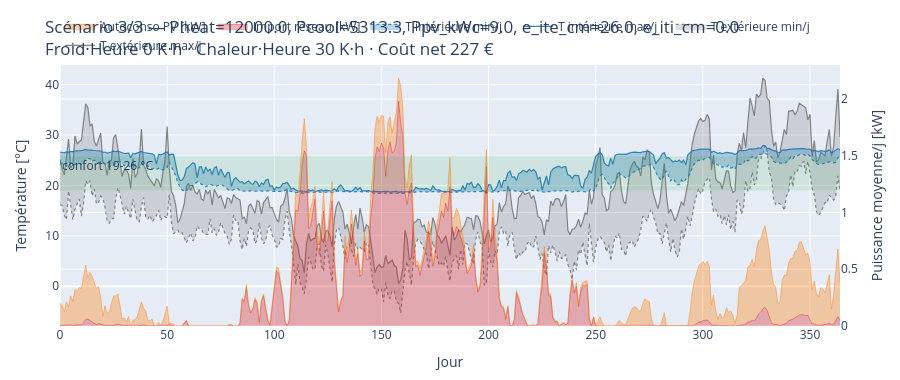

Source (notebook cell):
### Code cell
if len(selected_idx) > 2:
    idx = selected_idx[2]
    x = X[idx]
    params_txt = ", ".join(f"{n}={v:.1f}" for n, v in zip(VAR_NAMES, x))
    title = (f"Scénario 3/{len(selected_idx)} — {params_txt}<br>"
             f"Froid·Heure {F[idx, 0]:.0f} K·h · Chaleur·Heure {F[idx, 1]:.0f} K·h · Coût net {F[idx, 2]:.0f} €")
    plot_scenario(x, title).show()

### Figure 1 — Plotly figure (JSON) as saved in the notebook; plotly's stock layout.template omitted (floating-point values rounded to 4 significant figures; data arrays with more than 128 entries replaced by an {"elided": "..."} marker saying what was removed)
{"data": [{"line": {"color": "rgba(120,120,120,0.9)", "width": 1.2}, "mode": "lines", "name": "T extérieure max/j", "type": "scatter", "x": {"elided": "365 int values"}, "y": {"elided": "365 float values"}}, {"fill": "tonexty", "fillcolor": "rgba(120,120,120,0.25)", "line": {"color": "rgba(120,120,120,0.9)", "dash": "dot", "width": 1.2}, "mode": "lines", "name": "T extérieure min/j", "type": "scatter", "x": {"elided": "365 int values"}, "y": {"elided": "365 float values"}}, {"line": {"color": "rgba(31,119,180,0.9)", "width": 1.2}, "mode": "lines", "name": "T intérieure max/j", "type": "scatter", "x": {"elided": "365 int values"}, "y": {"elided": "365 float values"}}, {"fill": "tonexty", "fillcolor": "rgba(31,119,180,0.3)", "line": {"color": "rgba(31,119,180,0.9)", "dash": "dot", "width": 1.2}, "mode": "lines", "name": "T intérieure min/j", "type": "scatter", "x": {"elided": "365 int values"}, "y": {"elided": "365 float values"}}, {"fillcolor": "rgba(214,39,40,0.35)", "line": {"color": "rgba(214,39,40,0.9)", "width": 0.5}, "mode": "lines", "name": "Import réseau [kW]", "stackgroup": "power", "type": "scatter", "x": {"elided": "365 int values"}, "y": {"elided": "365 float values"}, "yaxis": "y2"}, {"fillcolor": "rgba(255,127,14,0.35)", "line": {"color": "rgba(255,127,14,0.9)", "width": 0.5}, "mode": "lines", "name": "Autoconso PV [kW]", "stackgroup": "power", "type": "scatter", "x": {"elided": "365 int values"}, "y": {"elided": "365 float values"}, "yaxis": "y2"}], "layout": {"annotations": [{"showarrow": false, "text": "confort 19-26 °C", "x": 0, "xanchor": "left", "xref": "x domain", "y": 26.0, "yanchor": "top", "yref": "y"}], "height": 380, "hovermode": "x unified", "legend": {"orientation": "h", "x": 0, "xanchor": "left", "y": 1.02, "yanchor": "bottom"}, "margin": {"b": 40, "l": 60, "r": 60, "t": 60}, "shapes": [{"fillcolor": "rgba(46,160,67,0.12)", "line": {"width": 0}, "type": "rect", "x0": 0, "x1": 1, "xref": "x domain", "y0": 19.0, "y1": 26.0, "yref": "y"}], "title": {"text": "Scénario 3/3 — Pheat=12000.0, Pcool=5313.3, Ppv_kWc=9.0, e_ite_cm=26.0, e_iti_cm=0.0<br>Froid·Heure 0 K·h · Chaleur·Heure 30 K·h · Coût net 227 €"}, "xaxis": {"title": {"text": "Jour"}}, "yaxis": {"title": {"text": "Température [°C]"}}, "yaxis2": {"overlaying": "y", "rangemode": "tozero", "side": "right", "title": {"text": "Puissance moyenne/j [kW]"}}}}
